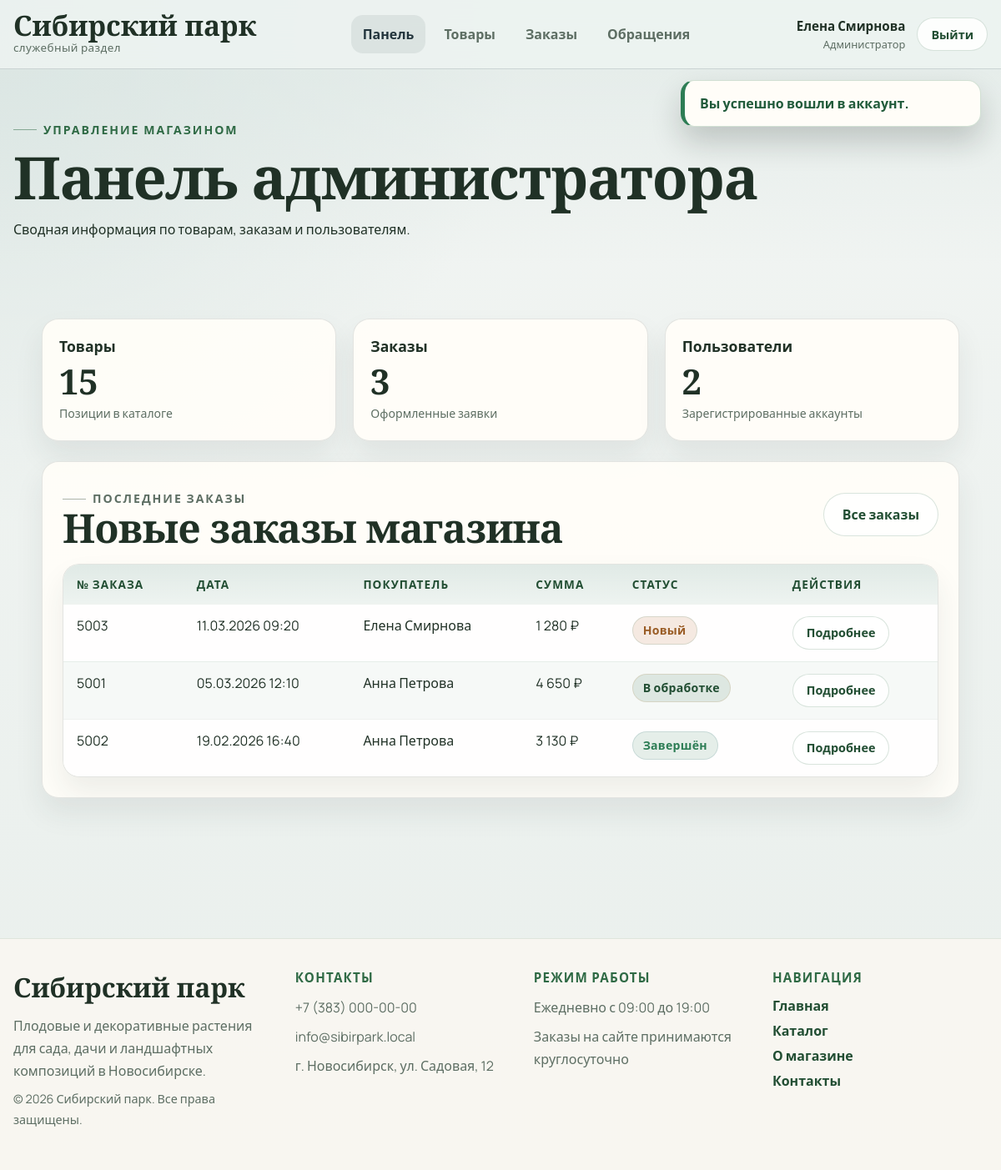
The app's page /admin/index.php (signed in) with its own data.
### tables this page shows
CREATE TABLE `orders` (
    `id` INT UNSIGNED NOT NULL AUTO_INCREMENT,
    `user_id` INT UNSIGNED DEFAULT NULL,
    `customer_name` VARCHAR(190) NOT NULL,
    `customer_phone` VARCHAR(50) NOT NULL,
    `customer_email` VARCHAR(190) NOT NULL,
    `customer_address` TEXT NOT NULL,
    `delivery_method` VARCHAR(100) NOT NULL,
    `payment_method` VARCHAR(100) NOT NULL,
    `total_amount` DECIMAL(10, 2) NOT NULL DEFAULT 0.00,
    `status` ENUM('new', 'processing', 'completed', 'cancelled') NOT NULL DEFAULT 'new',
    `created_at` TIMESTAMP NOT NULL DEFAULT CURRENT_TIMESTAMP,
    PRIMARY KEY (`id`),
    KEY `idx_orders_user` (`user_id`),
    CONSTRAINT `fk_orders_user`
        FOREIGN KEY (`user_id`) REFERENCES `users` (`id`)
        ON DELETE SET NULL ON UPDATE CASCADE
);

CREATE TABLE `users` (
    `id` INT UNSIGNED NOT NULL AUTO_INCREMENT,
    `name` VARCHAR(120) NOT NULL,
    `email` VARCHAR(190) NOT NULL,
    `password` VARCHAR(255) NOT NULL,
    `role` ENUM('user', 'admin') NOT NULL DEFAULT 'user',
    `created_at` TIMESTAMP NOT NULL DEFAULT CURRENT_TIMESTAMP,
    PRIMARY KEY (`id`),
    UNIQUE KEY `uniq_users_email` (`email`)
);

### includes/functions.php (called while the page is built, shortened)
<?php
function app_root_url(): string
{
    static $baseUrl = null;
    if ($baseUrl !== null) {
        return $baseUrl;
    }
    $scriptName = str_replace('\\', '/', $_SERVER['SCRIPT_NAME'] ?? '');
    $baseUrl = preg_replace('#/admin/.*$#', '', $scriptName);
    $baseUrl = preg_replace('#/[^/]+\.php$#', '', $baseUrl);
    return $baseUrl ?: '';
}
function url(string $path = ''): string
{
    $base = app_root_url();
    $path = ltrim($path, '/');
    return ($base !== '' ? $base : '') . '/' . $path;
}
function e(?string $value): string
{
    return htmlspecialchars((string) $value, ENT_QUOTES | ENT_SUBSTITUTE, 'UTF-8');
}
function format_price(float|int|string $value): string
{
    return number_format((float) $value, 0, ',', ' ') . ' ₽';
}
function format_date(string $value): string
{
    $timestamp = strtotime($value);
    return $timestamp ? date('d.m.Y H:i', $timestamp) : $value;
}
function order_status_label(string $status): string
{
    return [
        'new' => 'Новый',
        'processing' => 'В обработке',
        'completed' => 'Завершён',
        'cancelled' => 'Отменён',
    ][$status] ?? $status;
}
function order_status_class(string $status): string
{
    return [
        'new' => 'admin-status--new',
        'processing' => 'admin-status--processing',
        'completed' => 'admin-status--confirmed',
        'cancelled' => 'admin-status--cancelled',
    ][$status] ?? 'admin-status--default';
}
function fetch_dashboard_counts(PDO $pdo): array
{
    return [
        'products' => (int) $pdo->query('SELECT COUNT(*) FROM products')->fetchColumn(),
        'categories' => (int) $pdo->query('SELECT COUNT(*) FROM categories')->fetchColumn(),
        'orders' => (int) $pdo->query('SELECT COUNT(*) FROM orders')->fetchColumn(),
        'users' => (int) $pdo->query('SELECT COUNT(*) FROM users')->fetchColumn(),
    ];
}
function fetch_latest_orders(PDO $pdo, int $limit = 5): array
{
    $statement = $pdo->prepare(
        'SELECT o.*, u.name AS user_name
         FROM orders o
         LEFT JOIN users u ON u.id = o.user_id
         ORDER BY o.created_at DESC, o.id DESC
         LIMIT :limit'
    );
    $statement->bindValue(':limit', $limit, PDO::PARAM_INT);
    $statement->execute();
    return $statement->fetchAll();
}

### admin/index.php (the view, shortened to what this page needs)
<?php
require_once __DIR__ . '/../config/db.php';
require_once __DIR__ . '/../includes/functions.php';
$pdo = db();
$counts = fetch_dashboard_counts($pdo);
$latestOrders = fetch_latest_orders($pdo, 5);
require_once __DIR__ . '/../includes/header.php';
?>
<main class="page-main">
    <section class="page-banner compact admin-banner">
        <div class="container">
            <p class="eyebrow">Управление магазином</p>
            <h1>Панель администратора</h1>
            <p>Сводная информация по товарам, заказам и пользователям.</p>
        </div>
    </section>
    <section class="section">
        <div class="container">
            <section class="admin-stack">
                <div class="admin-overview">
                    <article class="overview-card card">
                        <h3>Товары</h3>
                        <p class="overview-value"><?= $counts['products'] ?></p>
                        <p class="mini-note">Позиции в каталоге</p>
                    </article>
                    <article class="overview-card card">
                        <h3>Заказы</h3>
                        <p class="overview-value"><?= $counts['orders'] ?></p>
                        <p class="mini-note">Оформленные заявки</p>
                    </article>
                    <article class="overview-card card">
                        <h3>Пользователи</h3>
                        <p class="overview-value"><?= $counts['users'] ?></p>
                        <p class="mini-note">Зарегистрированные аккаунты</p>
                    </article>
                </div>
                <section class="admin-section card">
                    <div class="admin-header">
                        <div>
                            <p class="eyebrow">Последние заказы</p>
                            <h2>Новые заказы магазина</h2>
                        </div>
                        <a class="btn btn-secondary" href="<?= e(url('admin/orders.php')) ?>">Все заказы</a>
                    </div>
                    <div class="table-card card admin-table-shell">
                        <div class="admin-table-scroll">
                            <table class="admin-table-data admin-table-data--orders">
                                <thead>
                                    <tr>
                                        <th>№ заказа</th>
                                        <th>Дата</th>
                                        <th>Покупатель</th>
                                        <th>Сумма</th>
                                        <th>Статус</th>
                                        <th>Действия</th>
                                    </tr>
                                </thead>
                                <tbody>
                                    <?php foreach ($latestOrders as $order): ?>
                                        <tr>
                                            <td class="cell-nowrap"><?= (int) $order['id'] ?></td>
                                            <td class="cell-nowrap"><?= e(format_date($order['created_at'])) ?></td>
                                            <td class="cell-text"><?= e($order['user_name'] ?: $order['customer_name']) ?></td>
                                            <td class="cell-nowrap"><?= e(format_price((float) $order['total_amount'])) ?></td>
                                            <td class="cell-nowrap">
                                                <span class="admin-status <?= e(order_status_class($order['status'])) ?>">
                                                    <?= e(order_status_label($order['status'])) ?>
                                                </span>
                                            </td>
                                            <td>
                                                <a class="btn btn-secondary btn-small" href="<?= e(url('admin/order-view.php?id=' . (int) $order['id'])) ?>">Подробнее</a>
                                            </td>
                                        </tr>
                                    <?php endforeach; ?>
                                </tbody>
                            </table>
                        </div>
                    </div>
                </section>
            </section>
        </div>
    </section>
</main>
<?php require_once __DIR__ . '/../includes/footer.php'; ?>

### assets/css/variables.css (style rules this page uses)
:root { --color-bg: #f5f1e8; --color-surface: #fffdf8; --color-surface-strong: #ffffff; --color-surface-soft: #eef4ea; --color-primary: #2f6a45; --color-primary-dark: #224e33; --color-primary-soft: #dfeedd; --color-accent: #b46d32; --color-text: #203126; --color-text-muted: #5d6e63; --color-border: rgba(47, 106, 69, 0.14); --color-danger: #b44343; --color-success: #2d7d55; --shadow-soft: 0 18px 45px rgba(39, 62, 48, 0.08); --shadow-card: 0 12px 30px rgba(44, 71, 55, 0.1); --shadow-deep: 0 28px 70px rgba(31, 48, 37, 0.16); --glass-surface: rgba(255, 253, 248, 0.72); --radius-sm: 14px; --radius-md: 20px; --radius-lg: 28px; --radius-pill: 999px; --container: 1200px; --transition: 0.25s ease; }

### assets/css/base.css (style rules this page uses)
*, *::before, *::after { box-sizing: border-box; }
html { scroll-behavior: smooth; }
body { margin: 0; font-family: "Manrope", "Segoe UI", sans-serif; color: var(--color-text); background: radial-gradient(circle at top left, rgba(223, 238, 221, 0.92), transparent 28%), radial-gradient(circle at top right, rgba(180, 109, 50, 0.1), transparent 18%), linear-gradient(180deg, #f8f5ee 0%, #f2ece0 48%, #eef2ea 100%); }
a { color: inherit; text-decoration: none; }
main { min-height: calc(100vh - 220px); }
.container { width: min(100% - 32px, var(--container)); margin: 0 auto; }
.section { padding: 64px 0; }
.page-main { padding-bottom: 48px; }
.page-banner { position: relative; overflow: hidden; padding: 56px 0 24px; background: linear-gradient(rgba(26, 52, 38, 0.48), rgba(26, 52, 38, 0.36)), url("../images/placeholders/foliage-banner.svg") center/cover no-repeat; }
.page-banner.compact { padding-bottom: 12px; }
.page-banner .container { position: relative; z-index: 1; padding: 30px 32px; border-radius: var(--radius-lg); border: 1px solid rgba(255, 255, 255, 0.18); background: rgba(250, 248, 243, 0.72); backdrop-filter: blur(18px); box-shadow: var(--shadow-deep); }
.page-banner h1, .hero-copy h1, .section-heading h2, .auth-info h1, .product-main h1, .summary-card h2, .form-card h2, .admin-section h2, .profile-card h2 { margin: 0; font-family: "Cormorant Garamond", Georgia, serif; font-weight: 700; line-height: 0.95; letter-spacing: -0.02em; }
.page-banner h1, .auth-info h1, .product-main h1 { font-size: clamp(2.7rem, 6vw, 4.4rem); }
.section-heading h2, .summary-card h2, .form-card h2, .admin-section h2, .profile-card h2 { font-size: clamp(2.15rem, 4vw, 3.2rem); }
p, li { line-height: 1.7; }
.eyebrow { display: inline-flex; align-items: center; gap: 8px; margin: 0 0 12px; color: var(--color-primary); font-size: 0.88rem; font-weight: 800; letter-spacing: 0.14em; text-transform: uppercase; }
.eyebrow::before { content: ""; width: 28px; height: 1px; background: currentColor; opacity: 0.5; }
.card { background: rgba(255, 253, 248, 0.95); border: 1px solid var(--color-border); border-radius: var(--radius-md); box-shadow: var(--shadow-soft); }

### records on screen
orders: id "5003", created_at "11.03.2026 09:20", user.name "Елена Смирнова", total_amount "1 280 ₽", status "Новый"
orders: id "5001", created_at "05.03.2026 12:10", user.name "Анна Петрова", total_amount "4 650 ₽", status "В обработке"
orders: id "5002", created_at "19.02.2026 16:40", user.name "Анна Петрова", total_amount "3 130 ₽", status "Завершён"

### other values on screen
$user['name'] "Елена Смирнова"
$message['message'] "Вы успешно вошли в аккаунт."
$counts['products'] "15"
$counts['orders'] "3"
$counts['users'] "2"
